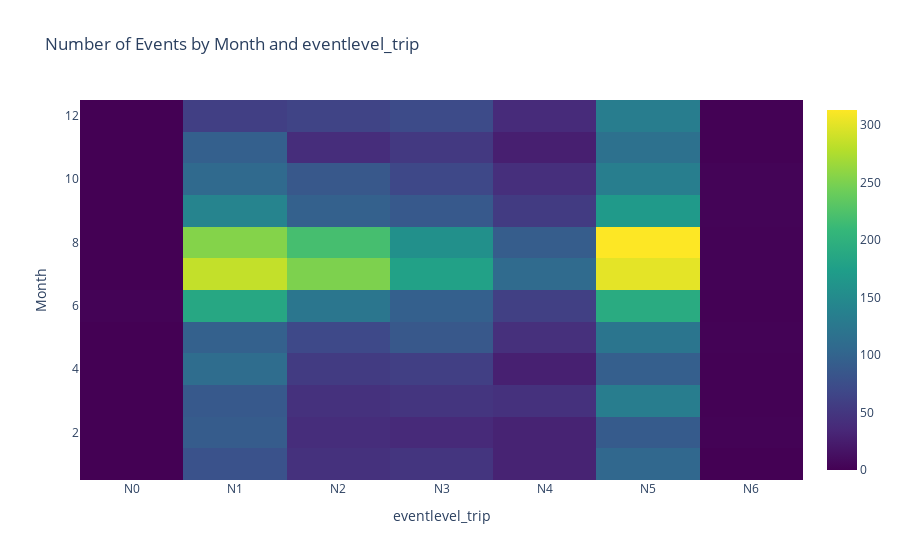

Notebook cell for this chart:
### Code cell
import pandas as pd
import plotly.graph_objects as go

# Convert 't0' to datetime object
interventions_dataset['t0'] = pd.to_datetime(interventions_dataset['t0'])

# Extract month and day from t0
interventions_dataset['Month'] = interventions_dataset['t0'].dt.month
interventions_dataset['Day'] = interventions_dataset['t0'].dt.day

# Define the event type to display (change this based on your requirement)
#selected_event_type = 'P036 - Heat stroke - solar stroke'
selected_event_type = 'P032 - Allergic reactions'

# Filter the dataset based on the selected event type
filtered_df = interventions_dataset[interventions_dataset['eventtype_trip'] == selected_event_type]

# Group by Month and Day, and count occurrences
grouped = filtered_df.groupby(['Month', 'eventlevel_trip']).size().unstack().fillna(0)

# Reverse the order of months
grouped = grouped.sort_index(ascending=False)

# Create the heatmap
heatmap = go.Heatmap(
    z=grouped.values,
    x=grouped.columns,
    y=grouped.index,
    colorscale='Viridis'
)

# Create the figure
fig = go.Figure(data=heatmap)

# Update layout
fig.update_layout(
    title='Number of Events by Month and eventlevel_trip',
    xaxis_title='eventlevel_trip',
    yaxis_title='Month'
)

# Show the figure
fig.show()

### Figure 1 — Plotly figure (JSON) as saved in the notebook; plotly's stock layout.template omitted (floating-point values rounded to 4 significant figures)
{"data": [{"colorscale": [[0, "#440154"], [0.1111, "#482878"], [0.2222, "#3e4989"], [0.3333, "#31688e"], [0.4444, "#26828e"], [0.5556, "#1f9e89"], [0.6667, "#35b779"], [0.7778, "#6ece58"], [0.8889, "#b5de2b"], [1, "#fde725"]], "type": "heatmap", "x": ["N0", "N1", "N2", "N3", "N4", "N5", "N6"], "y": [12, 11, 10, 9, 8, 7, 6, 5, 4, 3, 2, 1], "z": [[0, 59, 64, 72, 38, 132, 1], [0, 95, 40, 53, 27, 117, 1], [0, 107, 86, 68, 42, 134, 3], [0, 141, 97, 88, 55, 169, 3], [0, 254, 219, 157, 92, 313, 2], [0, 285, 251, 178, 108, 301, 2], [2, 186, 123, 95, 60, 192, 1], [0, 97, 70, 86, 43, 122, 2], [0, 111, 55, 59, 28, 94, 1], [0, 88, 44, 49, 44, 133, 1], [0, 91, 40, 37, 30, 90, 2], [0, 80, 44, 49, 30, 104, 0]]}], "layout": {"title": {"text": "Number of Events by Month and eventlevel_trip"}, "xaxis": {"title": {"text": "eventlevel_trip"}}, "yaxis": {"title": {"text": "Month"}}}}
